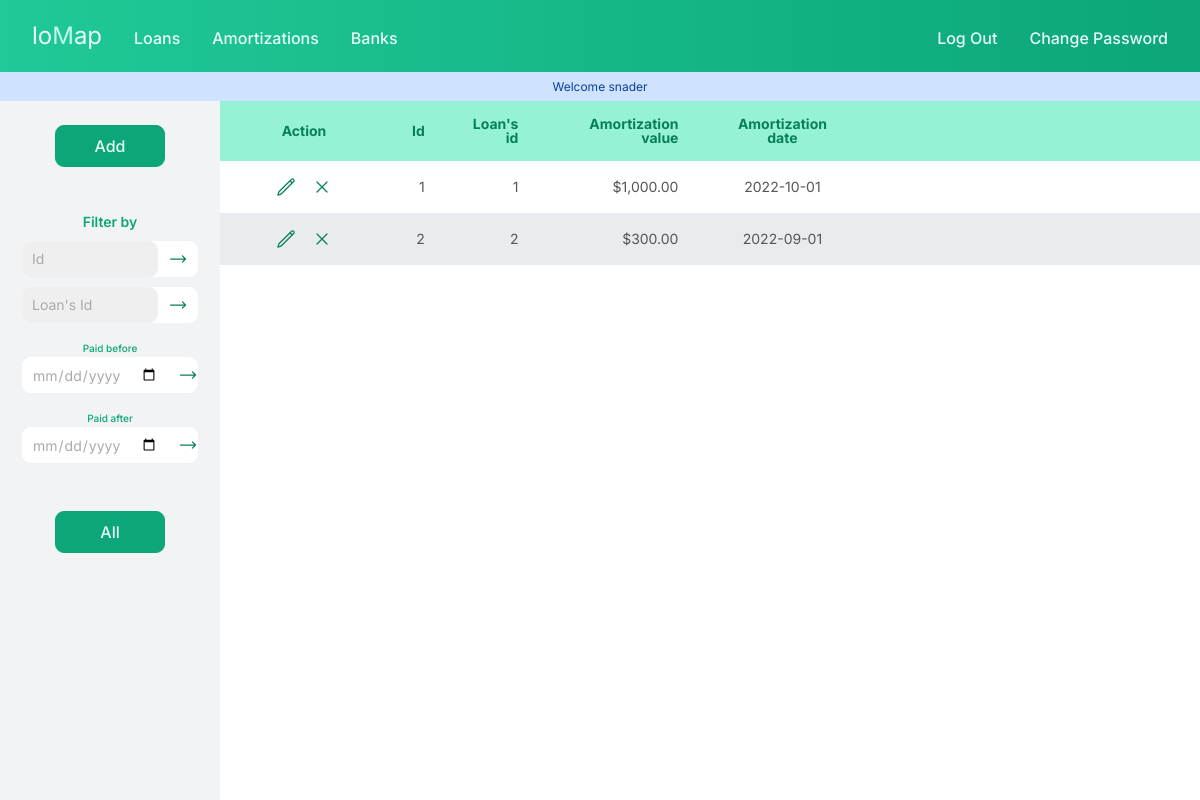
Page /amortizations (signed in) on the committed database.
### tables this page shows
CREATE TABLE "amortizations" (
	"id"	INTEGER NOT NULL,
	"user_id"	INTEGER NOT NULL,
	"loan_id"	INTEGER NOT NULL,
	"user_amortization_id"	INTEGER NOT NULL,
	"amort_value"	REAL NOT NULL,
	"amort_date"	TEXT NOT NULL,
	PRIMARY KEY("id"),
	FOREIGN KEY("user_id") REFERENCES "users"("id"),
	FOREIGN KEY("loan_id") REFERENCES "loans"("id")
);

CREATE TABLE loans(
    id INTEGER NOT NULL,
    user_id INTEGER NOT NULL,
    user_loan_id INTEGER NOT NULL,
    face_value REAL NOT NULL,
    principal REAL NOT NULL,
    bank_id INTEGER NOT NULL,
    issue_date TEXT NOT NULL,
    loan_term INTEGER NOT NULL,
    maturity_date TEXT NOT NULL,
    interest_rate REAL NOT NULL,
    payment_frequency INTEGER NOT NULL,
    interest_rate_type INTEGER NOT NULL,
    nominal_rate_compounding_period INTEGER NOT NULL,
    interest_payment_frequency INTEGER NOT NULL,
    PRIMARY KEY(id),
    FOREIGN KEY(user_id) REFERENCES users(id),
    FOREIGN KEY (bank_id) REFERENCES banks(id),
    FOREIGN KEY (payment_frequency) REFERENCES frequencies(id),
    FOREIGN KEY (interest_rate_type) REFERENCES types(id),
    FOREIGN KEY (nominal_rate_compounding_period) REFERENCES frequencies(id),
    FOREIGN KEY (interest_payment_frequency) REFERENCES frequencies(id)
);

### app.py (the view)
@app.route("/amortizations")
@login_required
def amortizations():
    user_id = session["user_id"]
    user = db.execute("SELECT * FROM users WHERE id = ?", user_id)[0]
    name = user["username"]
    user_amortization_ids = db.execute("SELECT user_amortization_id FROM amortizations WHERE user_id = ?", user_id)
    user_loan_ids = db.execute("SELECT DISTINCT loans.user_loan_id FROM loans JOIN amortizations ON amortizations.loan_id = loans.id WHERE amortizations.user_id = ?", user_id)
    user_loan_ids.sort(key=lambda x: x["user_loan_id"])
    amortizations = db.execute("""SELECT amortizations.id,
                                 amortizations.user_id,
                                 loans.user_loan_id,
                                 amortizations.loan_id,
                                 amortizations.user_amortization_id,
                                 amortizations.amort_value,
                                 amortizations.amort_date
                                 FROM amortizations
                                 JOIN loans
                                 ON amortizations.loan_id = loans.id
                                 WHERE amortizations.user_id = ?""", user_id)
    message = f"Welcome {name}"
    return render_template("amortizations.html", name=name, view="amortizations", message=message, amortizations=amortizations, user_amortization_ids=user_amortization_ids, user_loan_ids=user_loan_ids)

### app.py (called while the page is built)
@app.after_request
def after_request(response):
    response.headers["Cache-Control"] = "no-cache, no-store, must-revalidate"
    response.headers["Expires"] = 0
    response.headers["Pragma"] = "no-cache"
    return response

### helpers.py (called while the page is built)
def login_required(f):
    @wraps(f)
    def decorated_function(*args, **kwargs):
        if session.get("user_id") is None:
            return redirect("/login")
        return f(*args, **kwargs)
    return decorated_function

def usd(value):
    return f"${value:,.2f}"

### templates/amortizations.html (shortened to what this page needs)
{% extends "layout.html" %}
{% block menu %}
    <form action="/amort_filter" method="get" class="search-form">
        <select required class="select-input" autofocus name="user_amortization_id">
            <option value="" selected>Id</option>
        </select>
        <button class="action-btn">
            <svg xmlns="http://www.w3.org/2000/svg" fill="none" viewBox="0 0 24 24" stroke-width="1.5" stroke="currentColor" class="action-icon">
                <path stroke-linecap="round" stroke-linejoin="round" d="M17.25 8.25L21 12m0 0l-3.75 3.75M21 12H3" />
            </svg>
        </button>
    </form>
    <form action="/amort_filter" method="get"class="search-form">
      <select required class="select-input" autofocus name="user_loan_id">
          <option value="" selected>Loan's Id</option>
      </select>
      <button class="action-btn">
          <svg xmlns="http://www.w3.org/2000/svg" fill="none" viewBox="0 0 24 24" stroke-width="1.5" stroke="currentColor" class="action-icon">
              <path stroke-linecap="round" stroke-linejoin="round" d="M17.25 8.25L21 12m0 0l-3.75 3.75M21 12H3" />
          </svg>
      </button>
  </form>
    <label class="input-label" for="before" >Paid before</label>
    <form action="/amort_filter" method="get" class="search-form">
        <input id="before" required class="select-input" autocomplete="off" autofocus name="paid_before" type="date">
        <button class="action-btn">
            <svg xmlns="http://www.w3.org/2000/svg" fill="none" viewBox="0 0 24 24" stroke-width="1.5" stroke="currentColor" class="action-icon">
                <path stroke-linecap="round" stroke-linejoin="round" d="M17.25 8.25L21 12m0 0l-3.75 3.75M21 12H3" />
            </svg>
        </button>
    </form>
    <label class="input-label" for="after" >Paid after</label>
    <form action="/amort_filter" method="get" class="search-form">
        <input id="after" required class="select-input" autocomplete="off" autofocus name="paid_after" type="date">
        <button class="action-btn">
            <svg xmlns="http://www.w3.org/2000/svg" fill="none" viewBox="0 0 24 24" stroke-width="1.5" stroke="currentColor" class="action-icon">
                <path stroke-linecap="round" stroke-linejoin="round" d="M17.25 8.25L21 12m0 0l-3.75 3.75M21 12H3" />
            </svg>
        </button>
    </form>
{% endblock %}
{% block table %}
<table class="table margin-t-m">
  <thead>
    <tr>
      <th class="text-center th-12">Action</th>
      <th class="text-center th-4">Id</th>
      <th class="text-end th-4">Loan's id</th>
      <th class="text-end th-16">Amortization value</th>
      <th class="text-center th-16">Amortization date</th>
      <th class=""></th>
    </tr>
  </thead>
  <tbody>
    {% for amortization in amortizations %}
    <tr>
      <td class="text-center">
          <div class="action-column">
              <form action="/edit_amortization" method="get">
                  <button class="action-btn">
                  </button>
              </form>
              <form action="/delete_amortization" method="post">
                  <button class="action-btn">
                      <svg xmlns="http://www.w3.org/2000/svg" fill="none" viewBox="0 0 24 24" stroke-width="1.5" stroke="currentColor" class="action-icon">
                          <path stroke-linecap="round" stroke-linejoin="round" d="M6 18L18 6M6 6l12 12" />
                      </svg>
                  </button>
              </form>
          </div>
          </td>
      <td class="text-end">{{amortization["user_amortization_id"]}}</td>
      <td class="text-end">{{amortization["user_loan_id"]}}</td>
      <td class="text-end">{{amortization["amort_value"]|usd}}</td>
      <td class="text-center">{{amortization["amort_date"]}}</td>
      <td></td>
        </tr>
    {% endfor %}
  </tbody>
</table>
{% endblock %}

### static/styles.css (style rules this page uses)
* { margin: 0; padding: 0; box-sizing: border-box; }
html { font-size: 62.5%; }
body { font-family: "Inter", sans-serif; line-height: 1; font-weight: 400; color: #555; font-size: 2.4rem; height: 100vh; position: relative; display: flex; flex-direction:column; }
.search-form { width: 80%; display: flex; align-items: center; justify-content: space-between; gap: 1rem; border-radius: 9px; border: 1px solid f#dfe1e5; background-color: #fff; padding-right: 1rem; }
form input { color: inherit; font-family: inherit; padding: 1rem; font-size: 1.6rem; border: 1px solid #aaa; border-radius: 9px; }
form input::placeholder { color: #aaa; }
.select-input { width: 90%; height:3.6rem; border: none; color: inherit; font-family: inherit; padding: 1rem; font-size: 1.4rem; border-radius: 9px; }
.search-form input::placeholder { color: #aaa; }
select:required:invalid { color: #aaa; }
select { appearance: none; }
.input-label { font-weight: 500; font-size: 1rem; color:#0ca678; margin-top: 1rem; margin-bottom:-0.6rem; }
.table { font-size: 1.4rem; width: 100%; border-collapse: collapse; }
th { background-color: #96f2d7; color: #087f5b; position: sticky; top: 0; }
th, td { padding: 1.6rem 2.4rem; }
tbody tr:nth-child(even) { background-color: #e9ecef; }
.text-end { text-align: right!important; }
.text-center { text-align: center!important; }
.th-4 { width: 4rem; }
.th-12 { width: 12em; }
.th-16 { width: 16rem; }
.action-column { display:flex; gap: 1.6rem; align-items:center; justify-content: center; }
.action-btn { border:none; background: none; cursor: pointer; display: flex; flex-direction: column; justify-content: center; flex-grow: 1; }
.action-icon { stroke:#087f5b; width:2.0rem; height: 2.0rem; display: block; }

### rows in the picture
amortizations: user_amortization_id "1", user_loan_id "1", amort_value "$1,000.00", amort_date "2022-10-01"
amortizations: user_amortization_id "2", user_loan_id "2", amort_value "$300.00", amort_date "2022-09-01"

### other values in the picture
{{ message }} "Welcome snader"
